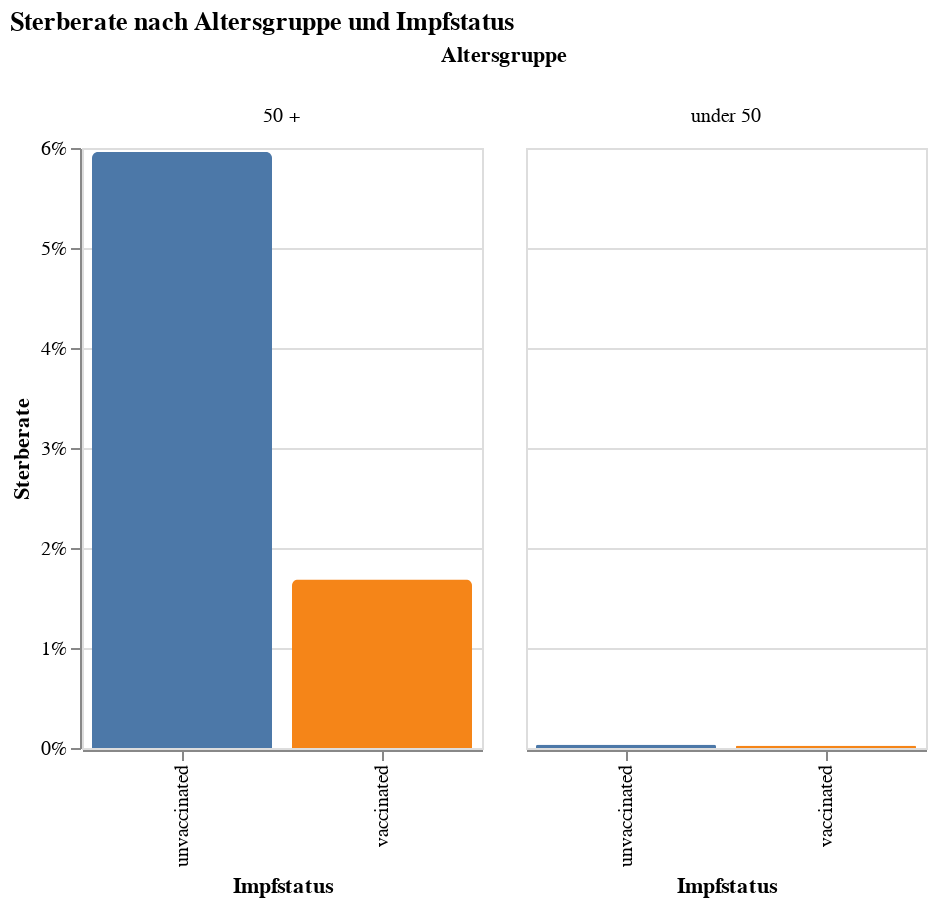

Write notebook code for a chart like this one.
### Code cell
#Sterberaten berechnen pro Altersgruppe und Impfstatus
summary = (
    df
    .groupby(["age_group", "vaccine_status"])["outcome"]
    .value_counts()
    .unstack(fill_value=0)
    .reset_index()
)

#Berechne death_rate = Todesfälle / (Todesfälle + Überlebende)
summary["death_rate"] = summary["death"] / (summary["death"] + summary["survived"])

#Altair-Chart: für jede Altersgruppe nebeneinander die Balken für geimpft/ungeimpft
chart = (
    alt.Chart(summary)
    .mark_bar(cornerRadiusTopLeft=3, cornerRadiusTopRight=3)
    .encode(
        column=alt.Column("age_group:N", title="Altersgruppe"),
        x=alt.X("vaccine_status:N", title="Impfstatus"),
        y=alt.Y("death_rate:Q", title="Sterberate", axis=alt.Axis(format="%")),
        color=alt.Color("vaccine_status:N", legend=None)
    )
    .properties(
        width=200,
        height=300,
        title="Sterberate nach Altersgruppe und Impfstatus"
    )
)

chart

### Figure 1 — Vega-Lite specification as saved in the notebook (floating-point values rounded to 4 significant figures)
{"config": {"view": {"continuousWidth": 300, "continuousHeight": 300}}, "data": {"name": "data-7a75b042317dad0aa9fba3a60e28f2f8"}, "mark": {"type": "bar", "cornerRadiusTopLeft": 3, "cornerRadiusTopRight": 3}, "encoding": {"color": {"field": "vaccine_status", "legend": null, "type": "nominal"}, "column": {"field": "age_group", "title": "Altersgruppe", "type": "nominal"}, "x": {"field": "vaccine_status", "title": "Impfstatus", "type": "nominal"}, "y": {"axis": {"format": "%"}, "field": "death_rate", "title": "Sterberate", "type": "quantitative"}}, "height": 300, "title": "Sterberate nach Altersgruppe und Impfstatus", "width": 200, "$schema": "https://vega.github.io/schema/vega-lite/v5.20.1.json", "datasets": {"data-7a75b042317dad0aa9fba3a60e28f2f8": [{"age_group": "50 +", "vaccine_status": "unvaccinated", "death": 205, "survived": 3235, "death_rate": 0.05959}, {"age_group": "50 +", "vaccine_status": "vaccinated", "death": 460, "survived": 26847, "death_rate": 0.01685}, {"age_group": "under 50", "vaccine_status": "unvaccinated", "death": 48, "survived": 147564, "death_rate": 0.0003252}, {"age_group": "under 50", "vaccine_status": "vaccinated", "death": 21, "survived": 89786, "death_rate": 0.0002338}]}}
